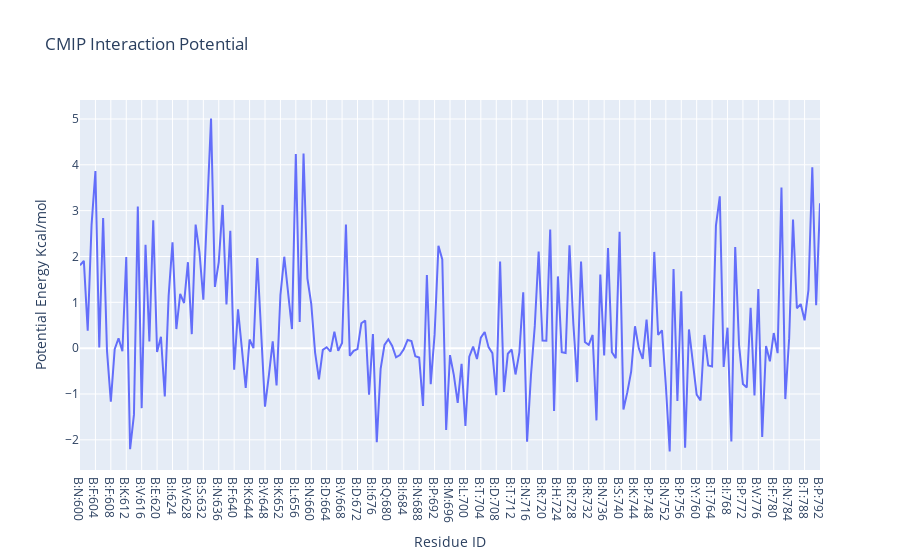

Write notebook code for a chart like this one.
### Code cell
import plotly
import plotly.graph_objs as go
from biobb_cmip.utils.representation import get_energies_byres


res_list, energy_dict = get_energies_byres(RBD_byat_out)

plotly.offline.init_notebook_mode(connected=True)

fig = {"data": [go.Scatter(x=res_list, y=energy_dict['ES'])],
       "layout": go.Layout(title="CMIP Interaction Potential", xaxis=dict(title = "Residue ID"), 
                           yaxis=dict(title = "Potential Energy Kcal/mol"))}

plotly.offline.iplot(fig)

### Figure 1 — Plotly figure (JSON) as saved in the notebook; plotly's stock layout.template omitted (floating-point values rounded to 4 significant figures; data arrays with more than 128 entries replaced by an {"elided": "..."} marker saying what was removed)
{"data": [{"type": "scatter", "x": {"elided": "193 str values"}, "y": {"elided": "193 float values"}}], "layout": {"title": {"text": "CMIP Interaction Potential"}, "xaxis": {"title": {"text": "Residue ID"}}, "yaxis": {"title": {"text": "Potential Energy Kcal/mol"}}}}
